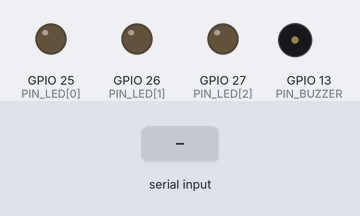
The sketch below on a simulated ESP32. Parts: output pins drawn as LEDs (lit = HIGH), buzzer (waves = sounding). The inputs (shaded band) are chosen by the test bench. What the sketch prints to the serial monitor is not drawn.

Above: at 1.5 s.
1.6 s: "1\n" received over Serial
At 3.0 s:
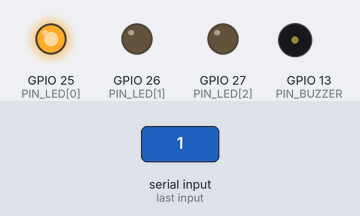
At 3.8 s:
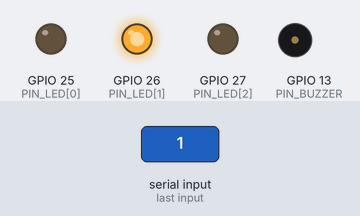
4.6 s: "3\n" received over Serial
At 4.9 s:
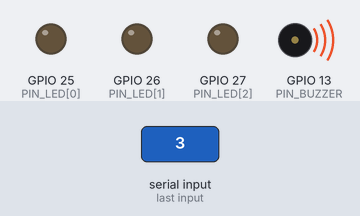
Timing chart, 0 to 7.6 s (numbered marks = the images above; inputs shaded):
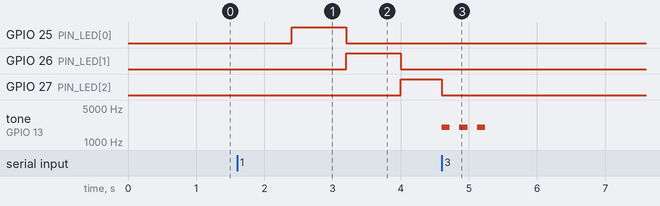

The sketch:

bancada_seguranca.ino
```cpp
// GERADO por ferramentas/gera_passo_a_passo.py — nao edite a mao.
//
// Sketch de bancada da placa 4 — seguranca. Sem WiFi e sem MQTT de proposito: aqui
// se testa o CIRCUITO, e uma falha nao pode ter tres explicacoes possiveis.
// A pinagem vem do firmware (node_seguranca.ino) — nao ha o que conferir a mao.
//
// Monitor Serial em 115200, com final de linha "Nova linha".
// Digite ? para ver o menu.

const int PIN_MQ2    = 34;   // ADC1, entrada apenas — via divisor 1:2
const int PIN_BUZZER = 13;

const int N_LED = 3;
const int PIN_LED[N_LED] = { 25, 26, 27 };
const char* NOME[N_LED]  = { "verde", "amarelo", "vermelho" };

// ---------------------------------------------------------------- comandos
String linha;
int modo = 0;
unsigned long t0 = 0;

void lerComando() {
  while (Serial.available()) {
    char c = Serial.read();
    if (c == '\n' || c == '\r') {
      if (linha.length()) { executar(linha); linha = ""; }
    } else {
      linha += c;
    }
  }
}

int varre = 0, minimo = 4095, maximo = 0;

void apagarLeds() { for (int i = 0; i < N_LED; i++) digitalWrite(PIN_LED[i], LOW); }

void menu() {
  Serial.println();
  Serial.println(F("== bancada — placa 4, seguranca =="));
  Serial.println(F("  0   apaga tudo"));
  Serial.println(F("  1   varredura dos 3 LEDs"));
  Serial.println(F("  2   MQ-2: leitura bruta, tensao e os extremos ja vistos"));
  Serial.println(F("  3   buzzer: tres bips"));
  Serial.println();
}

void entrar(int m) {
  modo = m;
  t0 = millis();
  varre = 0;
  apagarLeds();
  switch (m) {
    case 0: Serial.println(F("[0] tudo apagado")); break;
    case 1: Serial.println(F("[1] confira se o LED que acende e o que o serial diz")); break;
    case 2:
      minimo = 4095; maximo = 0;
      Serial.println(F("[2] deixe uns 20 s em ar limpo e anote o valor estavel."));
      Serial.println(F("    depois aproxime a fonte de gas: a diferenca define os limiares."));
      Serial.println(F("    a tensao NAO pode passar de 3,3 V — se passar, o divisor esta errado."));
      break;
    case 3:
      Serial.println(F("[3] tres bips"));
      for (int i = 0; i < 3; i++) { tone(PIN_BUZZER, 2000, 120); delay(260); }
      noTone(PIN_BUZZER);
      modo = 0;
      break;
    default: Serial.println(F("modo desconhecido — ? para o menu")); modo = 0;
  }
}

void executar(String s) {
  s.trim();
  if (s == "?") { menu(); return; }
  if (s.length() == 1 && s[0] >= '0' && s[0] <= '3') { entrar(s[0] - '0'); return; }
  Serial.println(F("comando desconhecido — ? para o menu"));
}

void setup() {
  Serial.begin(115200);
  delay(300);
  for (int i = 0; i < N_LED; i++) pinMode(PIN_LED[i], OUTPUT);
  pinMode(PIN_BUZZER, OUTPUT);
  apagarLeds();
  menu();
  entrar(0);
}

void loop() {
  lerComando();
  unsigned long agora = millis();

  if (modo == 1 && agora - t0 >= 800) {
    t0 = agora;
    apagarLeds();
    digitalWrite(PIN_LED[varre], HIGH);
    Serial.print(F("GPIO "));
    Serial.print(PIN_LED[varre]);
    Serial.print(F("  ->  "));
    Serial.println(NOME[varre]);
    varre = (varre + 1) % N_LED;
  }

  if (modo == 2 && agora - t0 >= 500) {
    t0 = agora;
    int v = analogRead(PIN_MQ2);
    if (v < minimo) minimo = v;
    if (v > maximo) maximo = v;
    Serial.print(F("MQ-2 = "));
    Serial.print(v);
    Serial.print(F("  ("));
    Serial.print(v * 3.3 / 4095.0, 2);
    Serial.print(F(" V)   min "));
    Serial.print(minimo);
    Serial.print(F("  max "));
    Serial.println(maximo);
  }
}
```

Measured:
- after the input at 1.6 s, GPIO 25 (PIN_LED[0]): LOW → HIGH after 0.80 s, → LOW 0.80 s later; GPIO 26 (PIN_LED[1]): LOW → HIGH after 1.6 s, → LOW 0.80 s later; GPIO 27 (PIN_LED[2]): LOW → HIGH after 2.4 s
- after the input at 4.6 s, GPIO 25 (PIN_LED[0]), GPIO 26 (PIN_LED[1]): stops changing and stays LOW; tone on GPIO 13 (PIN_BUZZER): alternates 2000 Hz for 0.12 s and silent for 0.14 s, 6 changes in all, then stays silent, starting at once
